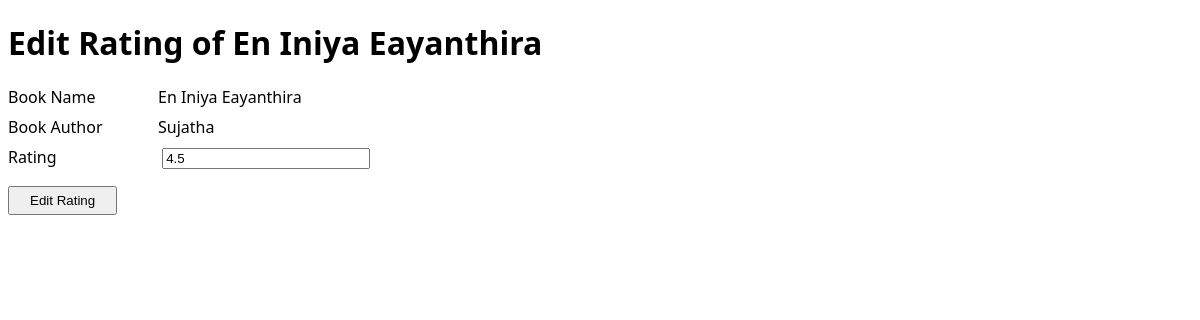
Page /edit?id=8 on the committed database.
### main.py (models this page shows, shortened)
class Books(db.Model):
    id = db.Column(db.Integer, primary_key=True)
    title = db.Column(db.String(200), unique=True, nullable=False)
    author = db.Column(db.String(200), nullable=False)
    rating = db.Column(db.Float, nullable=False)

### main.py (the view, shortened to what this page needs)
@app.route('/edit', methods=('GET', 'POST'))
def edit():
    book_id = request.args.get('id')
    book_selected = Books.query.get(book_id)
    return render_template('edit.html', data=book_selected)

### templates/edit.html (shortened to what this page needs)
<!DOCTYPE html>
<html lang="en">
<head>
    <link rel="stylesheet" href="{{ url_for('static', filename='style.css') }}">
</head>
<body>
<h1>Edit Rating of {{ data.title }}</h1>
<form action="{{ url_for('edit') }}" method="POST">
    <p><label>Book Name</label>{{ data.title }}</p>
    <p><label>Book Author</label>{{ data.author }}</p>
    <p><label>Rating</label> <input type="text" name="rating" value="{{ data.rating }}"></p>
    <button type="submit">Edit Rating</button>
</form>
</body>
</html>

### static/style.css (style rules this page uses)
body { font-family: "Noto Sans", sans-serif; width: 100% }
input { width: 200px; }
label { display: inline-block; width: 150px; height: 30px; }
button { margin-left: 88px; margin-top: 10px; padding: 5px 20px; }
button { margin-left: 0; }
p { margin: 0; }

### rows in the picture
Books: title "En Iniya Eayanthira", author "Sujatha", rating "4.5"
